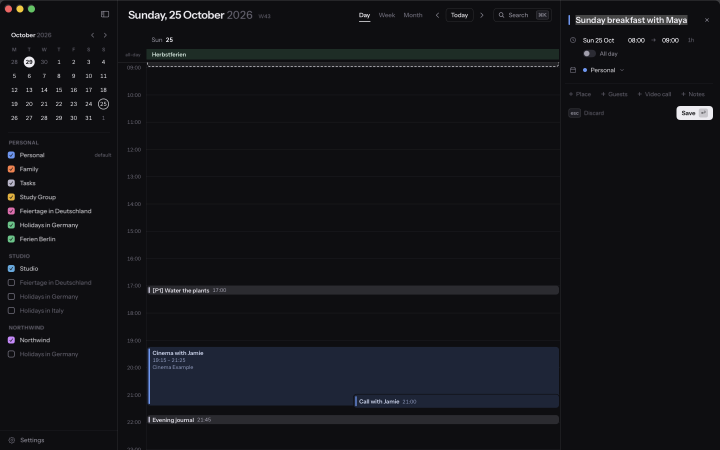
#> input picture artifacts/dmg-audit/dst-before.png, 1440 x 900 px (shown at 1/2 size)
$ python diffgrid.py ../artifacts/dmg-audit/dst-before.png ../artifacts/dmg-audit/full-day-before.png 5 5
#> lines starting #> are read from the running program, lines starting #| are printed output that depends on the picture
#!/usr/bin/env python3
"""Prints mean absolute difference per cell of a coarse grid between a mockup shot and a snapshot: diffgrid.py ref.png snap.png [cols rows]"""
import sys
from PIL import Image, ImageChops
ref = Image.open(sys.argv[1]).convert("L"); snap = Image.open(sys.argv[2]).convert("L").resize(ref.size)
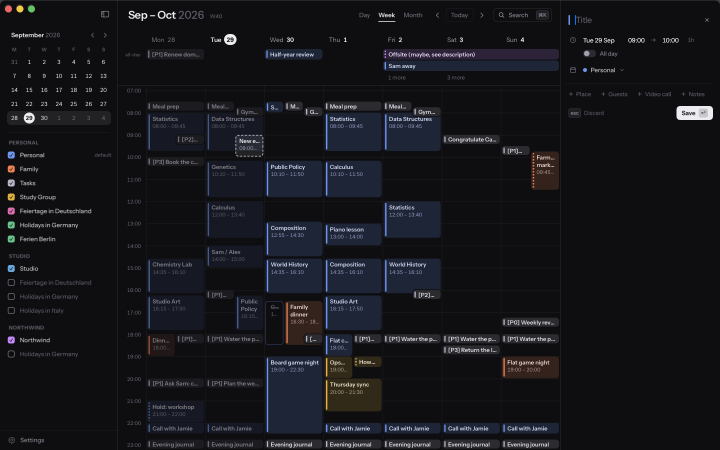
#> input picture artifacts/dmg-audit/full-day-before.png, 1440 x 900 px (shown at 1/2 size)
cols = int(sys.argv[3]) if len(sys.argv) > 3 else 8; rows = int(sys.argv[4]) if len(sys.argv) > 4 else 5
diff = ImageChops.difference(ref, snap)
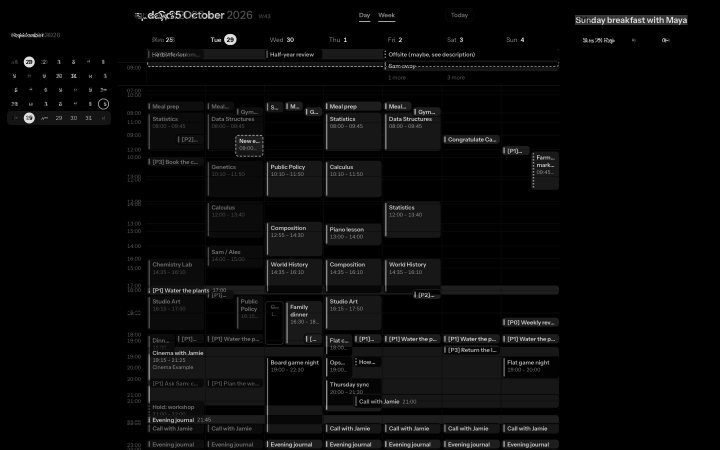
#> diff: PIL image 1440x900 L (shown at 1/2 size); min 0, max 241, mean 9.4
w, h = ref.size
#> w = 1440; h = 900
tot = sum(diff.getdata()) / (w * h) if False else None
print("mean abs diff per cell (0-255):")
for r in range(rows):
    line = []
    for c in range(cols):
        cell = diff.crop((c * w // cols, r * h // rows, (c + 1) * w // cols, (r + 1) * h // rows))
        px = list(cell.getdata())
        line.append(f"{sum(px) / len(px):5.1f}")
    print(" ".join(line))
